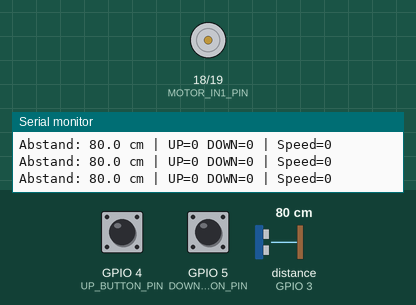
This sketch was run on a simulated ESP32-C6. Parts: motor-driver pin pairs drawn as motors (green arrow = first pin HIGH = forward, orange = second pin HIGH = backward, longer = more drive, scaled by the enable pin), the last lines printed to the serial monitor. Wiring (inferred from the names in the program): ultrasonic range finder: trigger GPIO 2; echo GPIO 3. Inputs (shaded band) come from the test bench; at power-on: GPIO 4 (UP_BUTTON_PIN) HIGH, GPIO 5 (DOWN_BUTTON_PIN) HIGH, distance to the obstacle (sensor on GPIO 3) 80 cm. The echo pulse lasts 58.3 µs per cm.

Above: at 1.4 s.
1.5 s: GPIO 4 (UP_BUTTON_PIN) pulled LOW for 1 s
At 2.4 s:
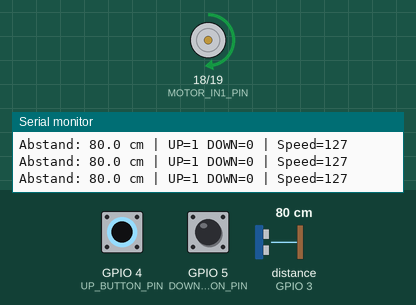
4.3 s: GPIO 5 (DOWN_BUTTON_PIN) pulled LOW for 1 s
At 5.14 s:
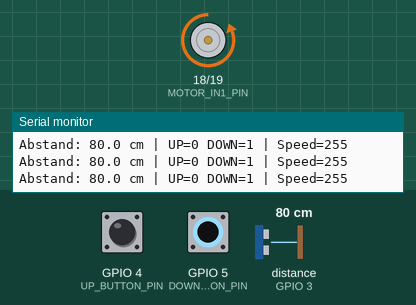
7.3 s: GPIO 5 (DOWN_BUTTON_PIN) pulled LOW for 3.2 s
At 7.51 s:
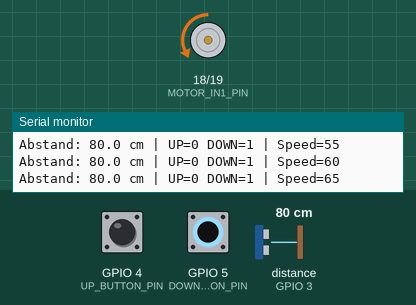
Timing chart, 0 to 12.6 s (numbered marks = the images above; inputs shaded):
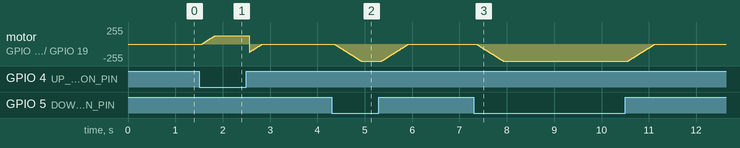

The sketch:

Velolift.ino
```cpp
// --------------------------------------------------
//  ESP32-C6 Liftsteuerung mit HC-SR04T + BTS7960
// --------------------------------------------------

#include <Arduino.h>

// --- Pin-Definitionen ---
// Ultraschall-Sensor
const int TRIG_PIN        = 2;
const int ECHO_PIN        = 3;

// Fußpedale (INPUT_PULLUP, LOW = gedrückt)
const int UP_BUTTON_PIN   = 4;
const int DOWN_BUTTON_PIN = 5;

// BTS7960 H-Brücke
const int MOTOR_IN1_PIN   = 18;
const int MOTOR_IN2_PIN   = 19;
const int MOTOR_EN_PIN    = 21;

// Fahrgeschwindigkeiten
const int FULL_SPEED      = 255;          // 0–255
const int SLOW_SPEED      = FULL_SPEED/2; // halbe Geschwindigkeit

// Soft-Ramp
const int ACCEL_STEP      = 5;            // Schrittweite pro Loop

// Endanschläge (cm Abstand Sensor→Decke)
const float UPPER_LIMIT   =  75.0;
const float LOWER_LIMIT   = 140.0;
const float SLOW_ZONE     =  10.0;        // Zone der halben Geschwindigkeit

// Debounce
const unsigned long DEBOUNCE_DELAY = 50;

// Debounce-Variablen
int      upState       = HIGH, lastUpReading       = HIGH;
int      downState     = HIGH, lastDownReading     = HIGH;
unsigned long lastUpDebounce   = 0;
unsigned long lastDownDebounce = 0;

// aktuelle PWM-Speed (geramp-t)
int currentSpeed = 0;

// === Neue Hilfsvariablen für Ultraschall-Ping ===
const unsigned long MEASUREMENT_INTERVAL = 60; // ms zwischen Pings
const unsigned int  TRIG_PULSE_WIDTH     = 20; // µs Trigger-Länge
static unsigned long lastPingTime       = 0;  // Timestamp der letzten Messung
static float         lastValidDistance  = LOWER_LIMIT; // Startwert plausibel

// Motor ansteuern über analogWrite
void applyMotor(int speed, bool up) {
  if (up) {
    analogWrite(MOTOR_IN1_PIN, speed);
    analogWrite(MOTOR_IN2_PIN, 0);
  } else {
    analogWrite(MOTOR_IN1_PIN, 0);
    analogWrite(MOTOR_IN2_PIN, speed);
  }
}

// Abstand in cm messen mit Intervall & 0-Filter
float readDistanceCM() {
  unsigned long now = millis();
  if (now - lastPingTime < MEASUREMENT_INTERVAL) {
    // zu früh: letzten Wert zurückgeben
    return lastValidDistance;
  }
  lastPingTime = now;

  // Trigger-Impuls
  digitalWrite(TRIG_PIN, LOW);
  delayMicroseconds(2);
  digitalWrite(TRIG_PIN, HIGH);
  delayMicroseconds(TRIG_PULSE_WIDTH);
  digitalWrite(TRIG_PIN, LOW);

  // Echo messen (Timeout 30000 µs ≙ 30 ms)
  unsigned long duration = pulseIn(ECHO_PIN, HIGH, 30000UL);

  // Timeout / no-echo → alten Wert behalten
  if (duration == 0) {
    return lastValidDistance;
  }

  // Umrechnen in cm und merken
  float dist = (duration * 0.0343f) / 2.0f;
  lastValidDistance = dist;
  return dist;
}

void setup() {
  Serial.begin(115200);
  delay(200);
  Serial.println("=== Liftsteuerung gestartet ===");

  // Sensor
  pinMode(TRIG_PIN, OUTPUT);
  pinMode(ECHO_PIN, INPUT);

  // Pedale
  pinMode(UP_BUTTON_PIN,   INPUT_PULLUP);
  pinMode(DOWN_BUTTON_PIN, INPUT_PULLUP);

  // Motor-Pins
  pinMode(MOTOR_IN1_PIN, OUTPUT);
  pinMode(MOTOR_IN2_PIN, OUTPUT);
  pinMode(MOTOR_EN_PIN,  OUTPUT);
  digitalWrite(MOTOR_EN_PIN, HIGH);  // H-Brücke einschalten

  // sicherheitshalber Motor aus
  applyMotor(0, true);
}

void loop() {
  unsigned long now = millis();

  // --- Entprellen UP ---
  int rUp = digitalRead(UP_BUTTON_PIN);
  if (rUp != lastUpReading) lastUpDebounce = now;
  if (now - lastUpDebounce > DEBOUNCE_DELAY) upState = rUp;
  lastUpReading = rUp;

  // --- Entprellen DOWN ---
  int rDown = digitalRead(DOWN_BUTTON_PIN);
  if (rDown != lastDownReading) lastDownDebounce = now;
  if (now - lastDownDebounce > DEBOUNCE_DELAY) downState = rDown;
  lastDownReading = rDown;

  bool upPressed   = (upState   == LOW);
  bool downPressed = (downState == LOW);

  // Abstand messen
  float d = readDistanceCM();
  Serial.printf("Abstand: %.1f cm | UP=%d DOWN=%d | Speed=%d\n",
                d, upPressed, downPressed, currentSpeed);

  // Ziel-Speed & Richtung ermitteln
  int   targetSpeed = 0;
  bool  directionUp = false;

  if (upPressed && !downPressed) {
    // hochfahren
    if (d > UPPER_LIMIT + SLOW_ZONE)      targetSpeed = FULL_SPEED;
    else if (d > UPPER_LIMIT)             targetSpeed = SLOW_SPEED;
    else                                  targetSpeed = 0;  // Anschlag
    directionUp = true;
  }
  else if (downPressed && !upPressed) {
    // runterfahren
    if (d < LOWER_LIMIT - SLOW_ZONE)      targetSpeed = FULL_SPEED;
    else if (d < LOWER_LIMIT)             targetSpeed = SLOW_SPEED;
    else                                  targetSpeed = 0;  // Anschlag
    directionUp = false;
  }
  else {
    targetSpeed = 0;  // weder hoch noch runter
  }

  // Soft-Ramp
  if (currentSpeed < targetSpeed) {
    currentSpeed = min(currentSpeed + ACCEL_STEP, targetSpeed);
  }
  else if (currentSpeed > targetSpeed) {
    currentSpeed = max(currentSpeed - ACCEL_STEP, targetSpeed);
  }

  // Motor ansteuern
  applyMotor(currentSpeed, directionUp);

  delay(10);
}
```
